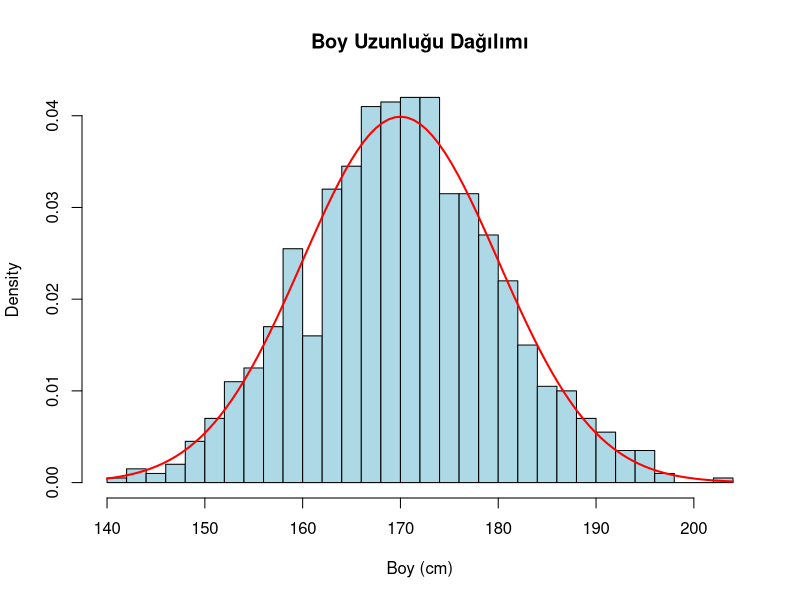

The R script that drew this image:
set.seed(123)
heights <- rnorm(1000, mean = 170, sd = 10)
hist(heights, main = "Boy Uzunluğu Dağılımı", xlab = "Boy (cm)", col = "lightblue", breaks = 30, probability = TRUE)
curve(dnorm(x, mean = 170, sd = 10), col = "red", lwd = 2, add = TRUE)
